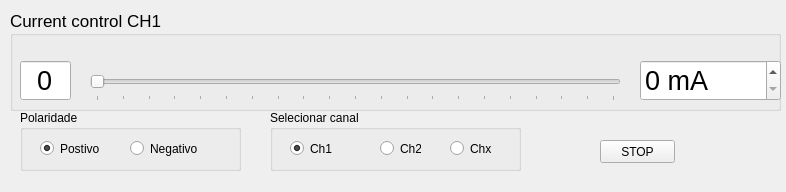
<?xml version="1.0" encoding="UTF-8"?>
<ui version="4.0">
 <class>MainWindow</class>
 <widget class="QMainWindow" name="MainWindow">
  <property name="geometry">
   <rect>
    <x>0</x>
    <y>0</y>
    <width>786</width>
    <height>192</height>
   </rect>
  </property>
  <property name="windowTitle">
   <string>EDE</string>
  </property>
  <property name="windowIcon">
   <iconset>
    <normaloff>../EstimulemaPY/imagenes/ema (1)_001.png</normaloff>../EstimulemaPY/imagenes/ema (1)_001.png</iconset>
  </property>
  <widget class="QWidget" name="centralwidget">
   <widget class="QGroupBox" name="GB_Current_Control">
    <property name="geometry">
     <rect>
      <x>10</x>
      <y>10</y>
      <width>771</width>
      <height>101</height>
     </rect>
    </property>
    <property name="font">
     <font>
      <pointsize>13</pointsize>
     </font>
    </property>
    <property name="title">
     <string>Current control CH1</string>
    </property>
    <property name="flat">
     <bool>true</bool>
    </property>
    <widget class="QSlider" name="Slider_CurrentCH1">
     <property name="geometry">
      <rect>
       <x>80</x>
       <y>60</y>
       <width>531</width>
       <height>31</height>
      </rect>
     </property>
     <property name="font">
      <font>
       <family>Arial</family>
       <pointsize>16</pointsize>
      </font>
     </property>
     <property name="maximum">
      <number>100</number>
     </property>
     <property name="pageStep">
      <number>10</number>
     </property>
     <property name="orientation">
      <enum>Qt::Horizontal</enum>
     </property>
     <property name="tickPosition">
      <enum>QSlider::TicksBelow</enum>
     </property>
     <property name="tickInterval">
      <number>5</number>
     </property>
    </widget>
    <widget class="QSpinBox" name="spinBox_mACH1">
     <property name="geometry">
      <rect>
       <x>630</x>
       <y>50</y>
       <width>141</width>
       <height>41</height>
      </rect>
     </property>
     <property name="font">
      <font>
       <family>Arial</family>
       <pointsize>20</pointsize>
      </font>
     </property>
     <property name="suffix">
      <string> mA</string>
     </property>
     <property name="maximum">
      <number>100</number>
     </property>
     <property name="singleStep">
      <number>1</number>
     </property>
     <property name="value">
      <number>0</number>
     </property>
    </widget>
    <widget class="QSpinBox" name="spinBox">
     <property name="geometry">
      <rect>
       <x>10</x>
       <y>50</y>
       <width>51</width>
       <height>41</height>
      </rect>
     </property>
     <property name="font">
      <font>
       <family>Arial</family>
       <pointsize>20</pointsize>
      </font>
     </property>
     <property name="alignment">
      <set>Qt::AlignCenter</set>
     </property>
     <property name="buttonSymbols">
      <enum>QAbstractSpinBox::NoButtons</enum>
     </property>
    </widget>
   </widget>
   <widget class="QPushButton" name="pushBtnStop">
    <property name="geometry">
     <rect>
      <x>600</x>
      <y>140</y>
      <width>75</width>
      <height>23</height>
     </rect>
    </property>
    <property name="text">
     <string>STOP</string>
    </property>
   </widget>
   <widget class="QGroupBox" name="groupBox">
    <property name="geometry">
     <rect>
      <x>20</x>
      <y>110</y>
      <width>221</width>
      <height>61</height>
     </rect>
    </property>
    <property name="title">
     <string>Polaridade</string>
    </property>
    <widget class="QRadioButton" name="rb_pos">
     <property name="geometry">
      <rect>
       <x>20</x>
       <y>30</y>
       <width>82</width>
       <height>17</height>
      </rect>
     </property>
     <property name="text">
      <string>Postivo</string>
     </property>
     <property name="checked">
      <bool>true</bool>
     </property>
    </widget>
    <widget class="QRadioButton" name="rb_neg">
     <property name="geometry">
      <rect>
       <x>110</x>
       <y>30</y>
       <width>82</width>
       <height>17</height>
      </rect>
     </property>
     <property name="text">
      <string>Negativo</string>
     </property>
    </widget>
   </widget>
   <widget class="QGroupBox" name="groupBox_2">
    <property name="geometry">
     <rect>
      <x>270</x>
      <y>110</y>
      <width>251</width>
      <height>61</height>
     </rect>
    </property>
    <property name="title">
     <string>Selecionar canal</string>
    </property>
    <widget class="QRadioButton" name="rb_ch1">
     <property name="geometry">
      <rect>
       <x>20</x>
       <y>30</y>
       <width>82</width>
       <height>17</height>
      </rect>
     </property>
     <property name="text">
      <string>Ch1</string>
     </property>
     <property name="checked">
      <bool>true</bool>
     </property>
    </widget>
    <widget class="QRadioButton" name="rb_ch2">
     <property name="geometry">
      <rect>
       <x>110</x>
       <y>30</y>
       <width>41</width>
       <height>17</height>
      </rect>
     </property>
     <property name="text">
      <string>Ch2</string>
     </property>
    </widget>
    <widget class="QRadioButton" name="rb_chx">
     <property name="geometry">
      <rect>
       <x>180</x>
       <y>30</y>
       <width>41</width>
       <height>17</height>
      </rect>
     </property>
     <property name="text">
      <string>Chx</string>
     </property>
    </widget>
   </widget>
  </widget>
 </widget>
 <resources/>
 <connections>
  <connection>
   <sender>spinBox_mACH1</sender>
   <signal>valueChanged(int)</signal>
   <receiver>Slider_CurrentCH1</receiver>
   <slot>setValue(int)</slot>
   <hints>
    <hint type="sourcelabel">
     <x>685</x>
     <y>72</y>
    </hint>
    <hint type="destinationlabel">
     <x>192</x>
     <y>80</y>
    </hint>
   </hints>
  </connection>
  <connection>
   <sender>Slider_CurrentCH1</sender>
   <signal>valueChanged(int)</signal>
   <receiver>spinBox</receiver>
   <slot>setValue(int)</slot>
   <hints>
    <hint type="sourcelabel">
     <x>152</x>
     <y>81</y>
    </hint>
    <hint type="destinationlabel">
     <x>54</x>
     <y>82</y>
    </hint>
   </hints>
  </connection>
 </connections>
</ui>
